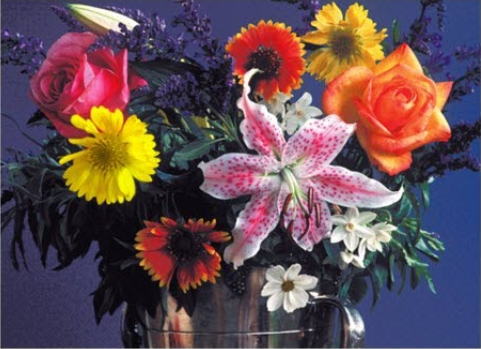
%> input picture Task 3/input1.PNG, 481 x 349 px
$ octave task1.m   (GNU Octave 9; MATLAB toolbox functions it lacks are replaced by stand-ins)
%> lines starting %> are read from the running program, lines starting %| are printed output that depends on the picture
%%%%%%%%%%%%%%%%%%%%%%%%%%%%%%%%%%%%%%%%%%%%%%%%%%%%%%%%%%%%%%%%%%%%%%
%     Dhruvraj Singh Rawat      15UEC022
%     Yash Sharma               15UEC076

clc;
close all;
clear all;

img = imread('input1.PNG'); % Input image
%> img is the input picture: size 349x481x3 uint8; mean R, G, B 100, 77.2, 83.9
ref = imread('ref1.PNG');   % The refrence Image
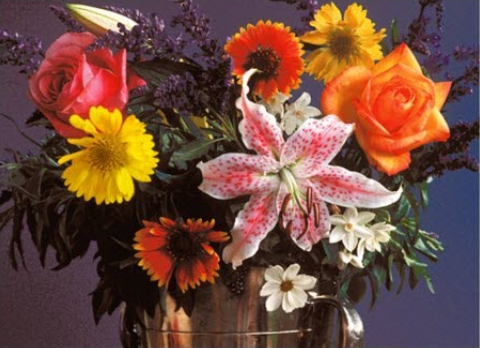
%> input picture Task 3/ref1.PNG, 480 x 348 px
%> ref is the input picture: size 348x480x3 uint8; mean R, G, B 113, 75.2, 62.5

imgR = img(:,:,1);
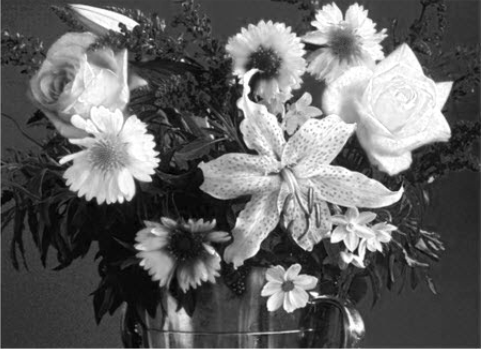
%> imgR: size 349x481 uint8; min 1, max 255, mean 100
imgG = img(:,:,2);
imgB = img(:,:,3);
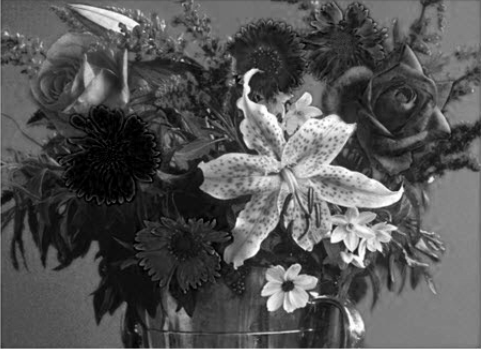
%> imgB: size 349x481 uint8; min 0, max 255, mean 83.9

refR = ref(:,:,1);
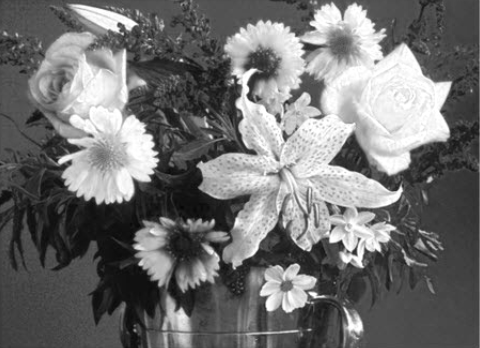
%> refR: size 348x480 uint8; min 5, max 255, mean 113
refG = ref(:,:,2);
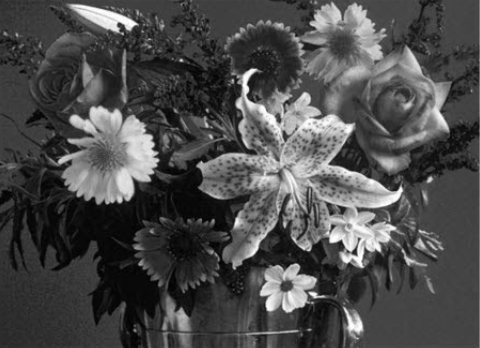
%> refG: size 348x480 uint8; min 0, max 255, mean 75.2
refB = ref(:,:,3);
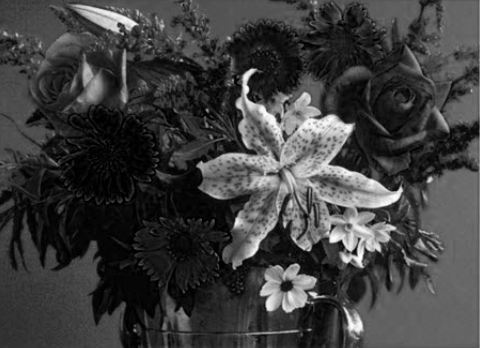
%> refB: size 348x480 uint8; min 0, max 255, mean 62.5

htrefR = imhist(refR);
%> htrefR = 256 values, max 2730 at index 80, min 0 at index 1, mean 652.5
htrefG = imhist(refG);
%> htrefG = 256 values, max 5179 at index 69, min 2 at index 1, mean 652.5
htrefB = imhist(refB);
%> htrefB = 256 values, max 2412 at index 7, min 2 at index 256, mean 652.5

outR = histeq(imgR, htrefR);
outG = histeq(imgG, htrefG);
outB = histeq(imgB, htrefB);

out(:,:,1) = outR;
out(:,:,2) = outG;
out(:,:,3) = outB;
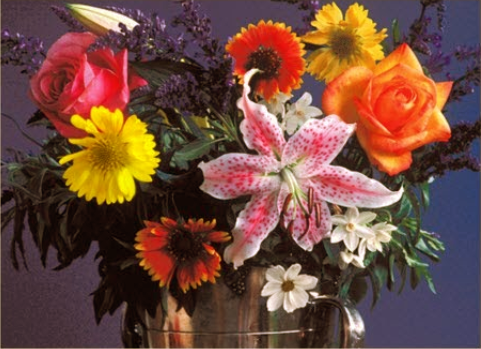
%> out: size 349x481x3 uint8; mean R, G, B 113.1, 75.2, 62.4

imshow(img)
title('original')
figure;

imshow(ref)
title('ref')
figure;

% Now we are printing the original image
imshow(out)
title('Final output')
